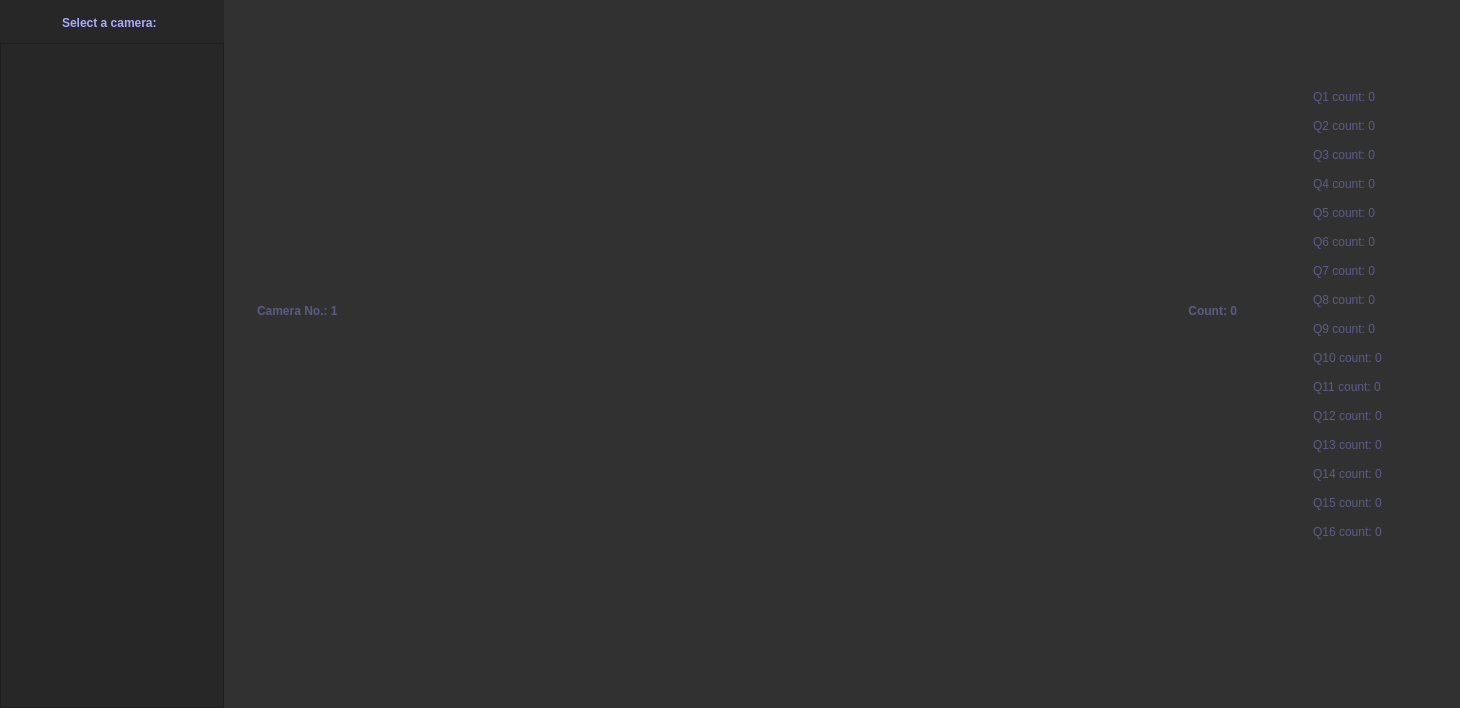
<?xml version="1.0" encoding="UTF-8"?>
<ui version="4.0">
 <class>MainWindow</class>
 <widget class="QMainWindow" name="MainWindow">
  <property name="geometry">
   <rect>
    <x>0</x>
    <y>0</y>
    <width>1460</width>
    <height>708</height>
   </rect>
  </property>
  <property name="sizePolicy">
   <sizepolicy hsizetype="Minimum" vsizetype="Minimum">
    <horstretch>0</horstretch>
    <verstretch>0</verstretch>
   </sizepolicy>
  </property>
  <property name="minimumSize">
   <size>
    <width>1460</width>
    <height>708</height>
   </size>
  </property>
  <property name="maximumSize">
   <size>
    <width>1460</width>
    <height>708</height>
   </size>
  </property>
  <property name="windowTitle">
   <string>MainWindow</string>
  </property>
  <property name="styleSheet">
   <string notr="true">background-color: rgb(245, 250, 254);</string>
  </property>
  <widget class="QWidget" name="centralwidget">
   <property name="sizePolicy">
    <sizepolicy hsizetype="Fixed" vsizetype="Fixed">
     <horstretch>0</horstretch>
     <verstretch>0</verstretch>
    </sizepolicy>
   </property>
   <property name="minimumSize">
    <size>
     <width>1460</width>
     <height>708</height>
    </size>
   </property>
   <property name="maximumSize">
    <size>
     <width>1460</width>
     <height>708</height>
    </size>
   </property>
   <layout class="QGridLayout" name="gridLayout_2">
    <property name="leftMargin">
     <number>0</number>
    </property>
    <property name="topMargin">
     <number>0</number>
    </property>
    <property name="rightMargin">
     <number>0</number>
    </property>
    <property name="bottomMargin">
     <number>0</number>
    </property>
    <property name="spacing">
     <number>0</number>
    </property>
    <item row="0" column="0">
     <widget class="QWidget" name="sidebar_widget" native="true">
      <property name="sizePolicy">
       <sizepolicy hsizetype="Preferred" vsizetype="MinimumExpanding">
        <horstretch>0</horstretch>
        <verstretch>0</verstretch>
       </sizepolicy>
      </property>
      <property name="minimumSize">
       <size>
        <width>224</width>
        <height>708</height>
       </size>
      </property>
      <property name="maximumSize">
       <size>
        <width>224</width>
        <height>708</height>
       </size>
      </property>
      <property name="styleSheet">
       <string notr="true">QWidget{
	background-color: rgb(39, 39, 39);
}

QLabel{
	qproperty-alignment: AlignCenter;
	font-weight: bold;
	color: rgb(170, 170, 255);
}

QPushButton{
	color: rgb(238, 238, 238);
	text-align: left;
	height: 30px;
	border: none;
	padding-left: 17px;
	border-top-right-radius: 10px;
	border-bottom-right-radius: 10px;
}

QPushButton:checked{
	font-weight: bold;
	background-color: rgb(91,91,133)
}</string>
      </property>
      <layout class="QVBoxLayout" name="verticalLayout_4">
       <property name="leftMargin">
        <number>0</number>
       </property>
       <property name="rightMargin">
        <number>6</number>
       </property>
       <item>
        <layout class="QHBoxLayout" name="horizontalLayout">
         <item>
          <spacer name="horizontalSpacer_2">
           <property name="orientation">
            <enum>Qt::Horizontal</enum>
           </property>
           <property name="sizeHint" stdset="0">
            <size>
             <width>40</width>
             <height>20</height>
            </size>
           </property>
          </spacer>
         </item>
         <item>
          <widget class="QLabel" name="header_label">
           <property name="sizePolicy">
            <sizepolicy hsizetype="Preferred" vsizetype="Minimum">
             <horstretch>0</horstretch>
             <verstretch>0</verstretch>
            </sizepolicy>
           </property>
           <property name="minimumSize">
            <size>
             <width>0</width>
             <height>28</height>
            </size>
           </property>
           <property name="maximumSize">
            <size>
             <width>130</width>
             <height>28</height>
            </size>
           </property>
           <property name="text">
            <string>Select a camera:</string>
           </property>
          </widget>
         </item>
         <item>
          <spacer name="horizontalSpacer">
           <property name="orientation">
            <enum>Qt::Horizontal</enum>
           </property>
           <property name="sizeHint" stdset="0">
            <size>
             <width>40</width>
             <height>20</height>
            </size>
           </property>
          </spacer>
         </item>
        </layout>
       </item>
       <item>
        <widget class="QScrollArea" name="scroll_area">
         <property name="sizePolicy">
          <sizepolicy hsizetype="MinimumExpanding" vsizetype="MinimumExpanding">
           <horstretch>0</horstretch>
           <verstretch>0</verstretch>
          </sizepolicy>
         </property>
         <property name="minimumSize">
          <size>
           <width>224</width>
           <height>665</height>
          </size>
         </property>
         <property name="maximumSize">
          <size>
           <width>224</width>
           <height>708</height>
          </size>
         </property>
         <property name="verticalScrollBarPolicy">
          <enum>Qt::ScrollBarAsNeeded</enum>
         </property>
         <property name="horizontalScrollBarPolicy">
          <enum>Qt::ScrollBarAlwaysOff</enum>
         </property>
         <property name="widgetResizable">
          <bool>true</bool>
         </property>
         <widget class="QWidget" name="scrollAreaWidgetContents">
          <property name="geometry">
           <rect>
            <x>0</x>
            <y>0</y>
            <width>222</width>
            <height>663</height>
           </rect>
          </property>
         </widget>
        </widget>
       </item>
      </layout>
     </widget>
    </item>
    <item row="0" column="1">
     <widget class="QWidget" name="main_view" native="true">
      <property name="sizePolicy">
       <sizepolicy hsizetype="Fixed" vsizetype="Minimum">
        <horstretch>0</horstretch>
        <verstretch>0</verstretch>
       </sizepolicy>
      </property>
      <property name="minimumSize">
       <size>
        <width>1236</width>
        <height>708</height>
       </size>
      </property>
      <property name="maximumSize">
       <size>
        <width>1236</width>
        <height>708</height>
       </size>
      </property>
      <property name="styleSheet">
       <string notr="true">QWidget{
	background-color: rgb(49, 49, 49);
}</string>
      </property>
      <widget class="QWidget" name="layoutWidget">
       <property name="geometry">
        <rect>
         <x>0</x>
         <y>0</y>
         <width>1264</width>
         <height>711</height>
        </rect>
       </property>
       <layout class="QHBoxLayout" name="main_hor_layout">
        <property name="spacing">
         <number>0</number>
        </property>
        <property name="sizeConstraint">
         <enum>QLayout::SetFixedSize</enum>
        </property>
        <item>
         <layout class="QVBoxLayout" name="main_vert_layout" stretch="0">
          <property name="spacing">
           <number>0</number>
          </property>
          <property name="sizeConstraint">
           <enum>QLayout::SetFixedSize</enum>
          </property>
          <item>
           <layout class="QHBoxLayout" name="labels_hor_layout">
            <property name="sizeConstraint">
             <enum>QLayout::SetFixedSize</enum>
            </property>
            <property name="bottomMargin">
             <number>10</number>
            </property>
            <item>
             <widget class="QLabel" name="camera_label">
              <property name="sizePolicy">
               <sizepolicy hsizetype="Preferred" vsizetype="Preferred">
                <horstretch>0</horstretch>
                <verstretch>0</verstretch>
               </sizepolicy>
              </property>
              <property name="minimumSize">
               <size>
                <width>528</width>
                <height>70</height>
               </size>
              </property>
              <property name="maximumSize">
               <size>
                <width>528</width>
                <height>70</height>
               </size>
              </property>
              <property name="styleSheet">
               <string notr="true">QLabel{
	qproperty-alignment: AlignLeft;
	margin-left: 30;
	padding-top: 55;
	padding-bottom: 0;
	font-weight: bold;
	color: rgb(91, 91, 133);
}
</string>
              </property>
              <property name="text">
               <string>Camera No.: 1</string>
              </property>
              <property name="alignment">
               <set>Qt::AlignLeading</set>
              </property>
              <property name="margin">
               <number>0</number>
              </property>
             </widget>
            </item>
            <item>
             <widget class="QLabel" name="count_label">
              <property name="sizePolicy">
               <sizepolicy hsizetype="Preferred" vsizetype="Preferred">
                <horstretch>0</horstretch>
                <verstretch>0</verstretch>
               </sizepolicy>
              </property>
              <property name="minimumSize">
               <size>
                <width>528</width>
                <height>70</height>
               </size>
              </property>
              <property name="maximumSize">
               <size>
                <width>528</width>
                <height>70</height>
               </size>
              </property>
              <property name="styleSheet">
               <string notr="true">QLabel{
	qproperty-alignment: AlignRight;
	margin-right: 40;
	padding-top: 55;
	padding-bottom: 0;
	font-weight: bold;
	color: rgb(91, 91, 133);
}</string>
              </property>
              <property name="text">
               <string>Count: 0</string>
              </property>
              <property name="alignment">
               <set>Qt::AlignRight</set>
              </property>
              <property name="margin">
               <number>0</number>
              </property>
             </widget>
            </item>
           </layout>
          </item>
         </layout>
        </item>
        <item>
         <layout class="QVBoxLayout" name="count_vert_layout">
          <property name="sizeConstraint">
           <enum>QLayout::SetFixedSize</enum>
          </property>
          <item>
           <spacer name="verticalSpacer">
            <property name="orientation">
             <enum>Qt::Vertical</enum>
            </property>
            <property name="sizeHint" stdset="0">
             <size>
              <width>20</width>
              <height>40</height>
             </size>
            </property>
           </spacer>
          </item>
          <item>
           <widget class="QLabel" name="count_q1">
            <property name="styleSheet">
             <string notr="true">QLabel{
	qproperty-alignment: AlignLeft;
	margin-top: 50;
	margin-left: 30;
	color: rgb(91, 91, 133);
}
</string>
            </property>
            <property name="text">
             <string>Q1 count: 0</string>
            </property>
           </widget>
          </item>
          <item>
           <widget class="QLabel" name="count_q2">
            <property name="maximumSize">
             <size>
              <width>16777215</width>
              <height>16777215</height>
             </size>
            </property>
            <property name="styleSheet">
             <string notr="true">QLabel{
	qproperty-alignment: AlignLeft;
	margin-left: 30;
	color: rgb(91, 91, 133);
	margin-top: 15;
}
</string>
            </property>
            <property name="text">
             <string>Q2 count: 0</string>
            </property>
           </widget>
          </item>
          <item>
           <widget class="QLabel" name="count_q3">
            <property name="maximumSize">
             <size>
              <width>16777215</width>
              <height>16777215</height>
             </size>
            </property>
            <property name="styleSheet">
             <string notr="true">QLabel{
	qproperty-alignment: AlignLeft;
	margin-left: 30;
	color: rgb(91, 91, 133);
	margin-top: 15;
}
</string>
            </property>
            <property name="text">
             <string>Q3 count: 0</string>
            </property>
           </widget>
          </item>
          <item>
           <widget class="QLabel" name="count_q4">
            <property name="maximumSize">
             <size>
              <width>16777215</width>
              <height>16777215</height>
             </size>
            </property>
            <property name="styleSheet">
             <string notr="true">QLabel{
	qproperty-alignment: AlignLeft;
	margin-left: 30;
	color: rgb(91, 91, 133);
	margin-top: 15;
}
</string>
            </property>
            <property name="text">
             <string>Q4 count: 0</string>
            </property>
           </widget>
          </item>
          <item>
           <widget class="QLabel" name="count_q5">
            <property name="maximumSize">
             <size>
              <width>16777215</width>
              <height>16777215</height>
             </size>
            </property>
            <property name="styleSheet">
             <string notr="true">QLabel{
	qproperty-alignment: AlignLeft;
	margin-left: 30;
	color: rgb(91, 91, 133);
	margin-top: 15;
}
</string>
            </property>
            <property name="text">
             <string>Q5 count: 0</string>
            </property>
           </widget>
          </item>
          <item>
           <widget class="QLabel" name="count_q6">
            <property name="maximumSize">
             <size>
              <width>16777215</width>
              <height>16777215</height>
             </size>
            </property>
            <property name="styleSheet">
             <string notr="true">QLabel{
	qproperty-alignment: AlignLeft;
	margin-left: 30;
	color: rgb(91, 91, 133);
	margin-top: 15;
}
</string>
            </property>
            <property name="text">
             <string>Q6 count: 0</string>
            </property>
           </widget>
          </item>
          <item>
           <widget class="QLabel" name="count_q7">
            <property name="maximumSize">
             <size>
              <width>16777215</width>
              <height>16777215</height>
             </size>
            </property>
            <property name="styleSheet">
             <string notr="true">QLabel{
	qproperty-alignment: AlignLeft;
	margin-left: 30;
	color: rgb(91, 91, 133);
	margin-top: 15;
}
</string>
            </property>
            <property name="text">
             <string>Q7 count: 0</string>
            </property>
           </widget>
          </item>
          <item>
           <widget class="QLabel" name="count_q8">
            <property name="maximumSize">
             <size>
              <width>16777215</width>
              <height>16777215</height>
             </size>
            </property>
            <property name="styleSheet">
             <string notr="true">QLabel{
	qproperty-alignment: AlignLeft;
	margin-left: 30;
	color: rgb(91, 91, 133);
	margin-top: 15;
}
</string>
            </property>
            <property name="text">
             <string>Q8 count: 0</string>
            </property>
           </widget>
          </item>
          <item>
           <widget class="QLabel" name="count_q9">
            <property name="maximumSize">
             <size>
              <width>16777215</width>
              <height>16777215</height>
             </size>
            </property>
            <property name="styleSheet">
             <string notr="true">QLabel{
	qproperty-alignment: AlignLeft;
	margin-left: 30;
	color: rgb(91, 91, 133);
	margin-top: 15;
}
</string>
            </property>
            <property name="text">
             <string>Q9 count: 0</string>
            </property>
           </widget>
          </item>
          <item>
           <widget class="QLabel" name="count_q10">
            <property name="maximumSize">
             <size>
              <width>16777215</width>
              <height>16777215</height>
             </size>
            </property>
            <property name="styleSheet">
             <string notr="true">QLabel{
	qproperty-alignment: AlignLeft;
	margin-left: 30;
	color: rgb(91, 91, 133);
	margin-top: 15;
}
</string>
            </property>
            <property name="text">
             <string>Q10 count: 0</string>
            </property>
           </widget>
          </item>
          <item>
           <widget class="QLabel" name="count_q11">
            <property name="styleSheet">
             <string notr="true">QLabel{
	qproperty-alignment: AlignLeft;
	margin-left: 30;
	color: rgb(91, 91, 133);
	margin-top: 15;
}
</string>
            </property>
            <property name="text">
             <string>Q11 count: 0</string>
            </property>
           </widget>
          </item>
          <item>
           <widget class="QLabel" name="count_q12">
            <property name="styleSheet">
             <string notr="true">QLabel{
	qproperty-alignment: AlignLeft;
	margin-left: 30;
	color: rgb(91, 91, 133);
	margin-top: 15;
}
</string>
            </property>
            <property name="text">
             <string>Q12 count: 0</string>
            </property>
           </widget>
          </item>
          <item>
           <widget class="QLabel" name="count_q13">
            <property name="styleSheet">
             <string notr="true">QLabel{
	qproperty-alignment: AlignLeft;
	margin-left: 30;
	color: rgb(91, 91, 133);
	margin-top: 15;
}
</string>
            </property>
            <property name="text">
             <string>Q13 count: 0</string>
            </property>
           </widget>
          </item>
          <item>
           <widget class="QLabel" name="count_q14">
            <property name="styleSheet">
             <string notr="true">QLabel{
	qproperty-alignment: AlignLeft;
	margin-left: 30;
	color: rgb(91, 91, 133);
	margin-top: 15;
}
</string>
            </property>
            <property name="text">
             <string>Q14 count: 0</string>
            </property>
           </widget>
          </item>
          <item>
           <widget class="QLabel" name="count_q15">
            <property name="styleSheet">
             <string notr="true">QLabel{
	qproperty-alignment: AlignLeft;
	margin-left: 30;
	color: rgb(91, 91, 133);
	margin-top: 15;
}
</string>
            </property>
            <property name="text">
             <string>Q15 count: 0</string>
            </property>
           </widget>
          </item>
          <item>
           <widget class="QLabel" name="count_q16">
            <property name="styleSheet">
             <string notr="true">QLabel{
	qproperty-alignment: AlignLeft;
	margin-left: 30;
	color: rgb(91, 91, 133);
	margin-top: 15;
}
</string>
            </property>
            <property name="text">
             <string>Q16 count: 0</string>
            </property>
           </widget>
          </item>
          <item>
           <spacer name="verticalSpacer_2">
            <property name="orientation">
             <enum>Qt::Vertical</enum>
            </property>
            <property name="sizeHint" stdset="0">
             <size>
              <width>20</width>
              <height>40</height>
             </size>
            </property>
           </spacer>
          </item>
         </layout>
        </item>
       </layout>
      </widget>
     </widget>
    </item>
   </layout>
  </widget>
 </widget>
 <resources/>
 <connections/>
</ui>
